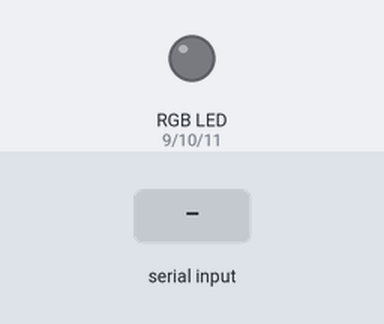
Recording of a sketch running on a simulated Arduino Uno, built with avr-gcc and run on an emulated ATmega328P. On the bench: an RGB LED mixed from three pins (HIGH = lit). Inputs (shaded band) come from the test bench. Dim RGB values are drawn brighter than linear.

Above: at 1.2 s.
1.3 s: "90,45,200,10\n" received over Serial
At 2.5 s:
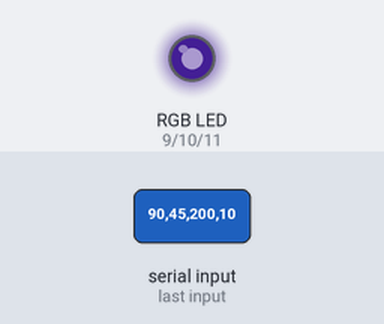
2.8 s: "30,150,10,200\n" received over Serial
At 3.6 s:
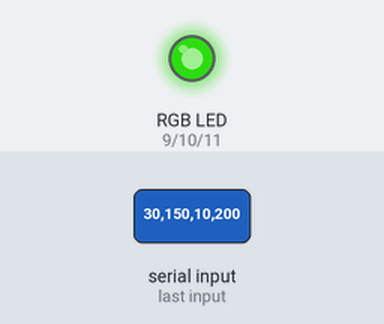
Timing chart, 0 to 5.8 s (numbered marks = the images above; inputs shaded):
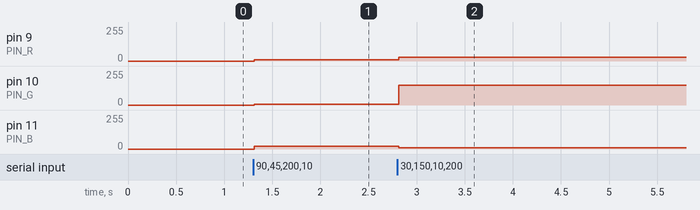

The sketch:

led_rgb.ino
```cpp
/*
  Electron / led.py ile uyumlu protokol:
  Seri: "r,g,b,p\n"  (r,g,b: 0-255, p: parlaklık % 0-100)
  Varsayılan 9600 baud (uygulama ile aynı; gerekirse 115200’e çıkarılabilir)
  PWM pinleri: 9=kırmızı, 10=yeşil, 11=mavi (Arduino Uno)
*/
const int PIN_R = 9;
const int PIN_G = 10;
const int PIN_B = 11;

void setup() {
  Serial.begin(9600);
  pinMode(PIN_R, OUTPUT);
  pinMode(PIN_G, OUTPUT);
  pinMode(PIN_B, OUTPUT);
}

void loop() {
  if (Serial.available() < 1) return;

  String line = Serial.readStringUntil('\n');
  line.trim();
  if (line.length() == 0) return;

  int c1 = line.indexOf(',');
  int c2 = line.indexOf(',', c1 + 1);
  int c3 = line.indexOf(',', c2 + 1);
  if (c1 < 0 || c2 < 0 || c3 < 0) return;

  int r = line.substring(0, c1).toInt();
  int g = line.substring(c1 + 1, c2).toInt();
  int b = line.substring(c2 + 1, c3).toInt();
  int p = line.substring(c3 + 1).toInt();

  r = constrain(r, 0, 255);
  g = constrain(g, 0, 255);
  b = constrain(b, 0, 255);
  p = constrain(p, 0, 100);

  long rr = (long)r * p / 100;
  long gg = (long)g * p / 100;
  long bb = (long)b * p / 100;

  analogWrite(PIN_R, (int)rr);
  analogWrite(PIN_G, (int)gg);
  analogWrite(PIN_B, (int)bb);
}
```

Measured:
- after the input at 1.3 s, pin 9 (PIN_R): 0/255 → 9/255 at once; pin 10 (PIN_G): 0/255 → 4/255 at once; pin 11 (PIN_B): 0/255 → 20/255 at once
- after the input at 2.8 s, pin 9 (PIN_R): 9/255 → 30/255 at once; pin 10 (PIN_G): 4/255 → 150/255 at once; pin 11 (PIN_B): 20/255 → 10/255 at once
